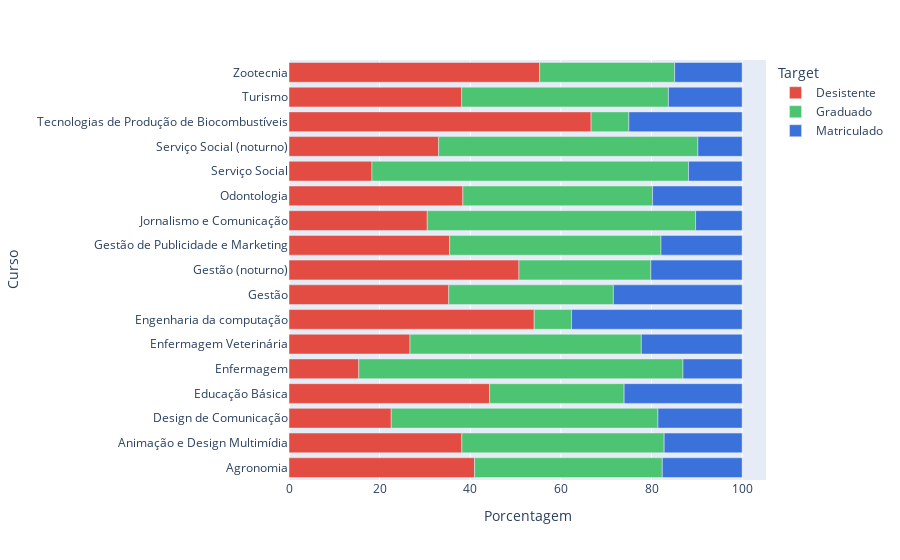

The code cell stored with this chart in its notebook:
### Code cell
fig = px.bar(contagem, x='Porcentagem', y='Curso', color='Target', orientation='h',
             color_discrete_map = {'Desistente': '#e34c42', 'Graduado': '#4dc471', 'Matriculado': '#3b71db'})
fig.show()

### Figure 1 — Plotly figure (JSON) as saved in the notebook; plotly's stock layout.template omitted (floating-point values rounded to 4 significant figures)
{"data": [{"alignmentgroup": "True", "hovertemplate": "Target=Desistente<br>Porcentagem=%{x}<br>Curso=%{y}<extra></extra>", "legendgroup": "Desistente", "marker": {"color": "#e34c42", "pattern": {"shape": ""}}, "name": "Desistente", "offsetgroup": "Desistente", "orientation": "h", "showlegend": true, "textposition": "auto", "type": "bar", "x": [40.95, 38.14, 22.57, 44.27, 15.4, 26.71, 54.12, 35.26, 50.75, 35.45, 30.51, 38.37, 18.31, 33.02, 66.67, 38.1, 55.32], "xaxis": "x", "y": ["Agronomia", "Animação e Design Multimídia", "Design de Comunicação", "Educação Básica", "Enfermagem", "Enfermagem Veterinária", "Engenharia da computação", "Gestão", "Gestão (noturno)", "Gestão de Publicidade e Marketing", "Jornalismo e Comunicação", "Odontologia", "Serviço Social", "Serviço Social (noturno)", "Tecnologias de Produção de Biocombustíveis", "Turismo", "Zootecnia"], "yaxis": "y"}, {"alignmentgroup": "True", "hovertemplate": "Target=Graduado<br>Porcentagem=%{x}<br>Curso=%{y}<extra></extra>", "legendgroup": "Graduado", "marker": {"color": "#4dc471", "pattern": {"shape": ""}}, "name": "Graduado", "offsetgroup": "Graduado", "orientation": "h", "showlegend": true, "textposition": "auto", "type": "bar", "x": [41.43, 44.65, 58.85, 29.69, 71.54, 51.04, 8.235, 36.32, 29.1, 46.64, 59.21, 41.86, 69.86, 57.21, 8.333, 45.63, 29.79], "xaxis": "x", "y": ["Agronomia", "Animação e Design Multimídia", "Design de Comunicação", "Educação Básica", "Enfermagem", "Enfermagem Veterinária", "Engenharia da computação", "Gestão", "Gestão (noturno)", "Gestão de Publicidade e Marketing", "Jornalismo e Comunicação", "Odontologia", "Serviço Social", "Serviço Social (noturno)", "Tecnologias de Produção de Biocombustíveis", "Turismo", "Zootecnia"], "yaxis": "y"}, {"alignmentgroup": "True", "hovertemplate": "Target=Matriculado<br>Porcentagem=%{x}<br>Curso=%{y}<extra></extra>", "legendgroup": "Matriculado", "marker": {"color": "#3b71db", "pattern": {"shape": ""}}, "name": "Matriculado", "offsetgroup": "Matriculado", "orientation": "h", "showlegend": true, "textposition": "auto", "type": "bar", "x": [17.62, 17.21, 18.58, 26.04, 13.05, 22.26, 37.65, 28.42, 20.15, 17.91, 10.27, 19.77, 11.83, 9.767, 25, 16.27, 14.89], "xaxis": "x", "y": ["Agronomia", "Animação e Design Multimídia", "Design de Comunicação", "Educação Básica", "Enfermagem", "Enfermagem Veterinária", "Engenharia da computação", "Gestão", "Gestão (noturno)", "Gestão de Publicidade e Marketing", "Jornalismo e Comunicação", "Odontologia", "Serviço Social", "Serviço Social (noturno)", "Tecnologias de Produção de Biocombustíveis", "Turismo", "Zootecnia"], "yaxis": "y"}], "layout": {"barmode": "relative", "legend": {"title": {"text": "Target"}, "tracegroupgap": 0}, "margin": {"t": 60}, "xaxis": {"anchor": "y", "domain": [0, 1], "title": {"text": "Porcentagem"}}, "yaxis": {"anchor": "x", "domain": [0, 1], "title": {"text": "Curso"}}}}
